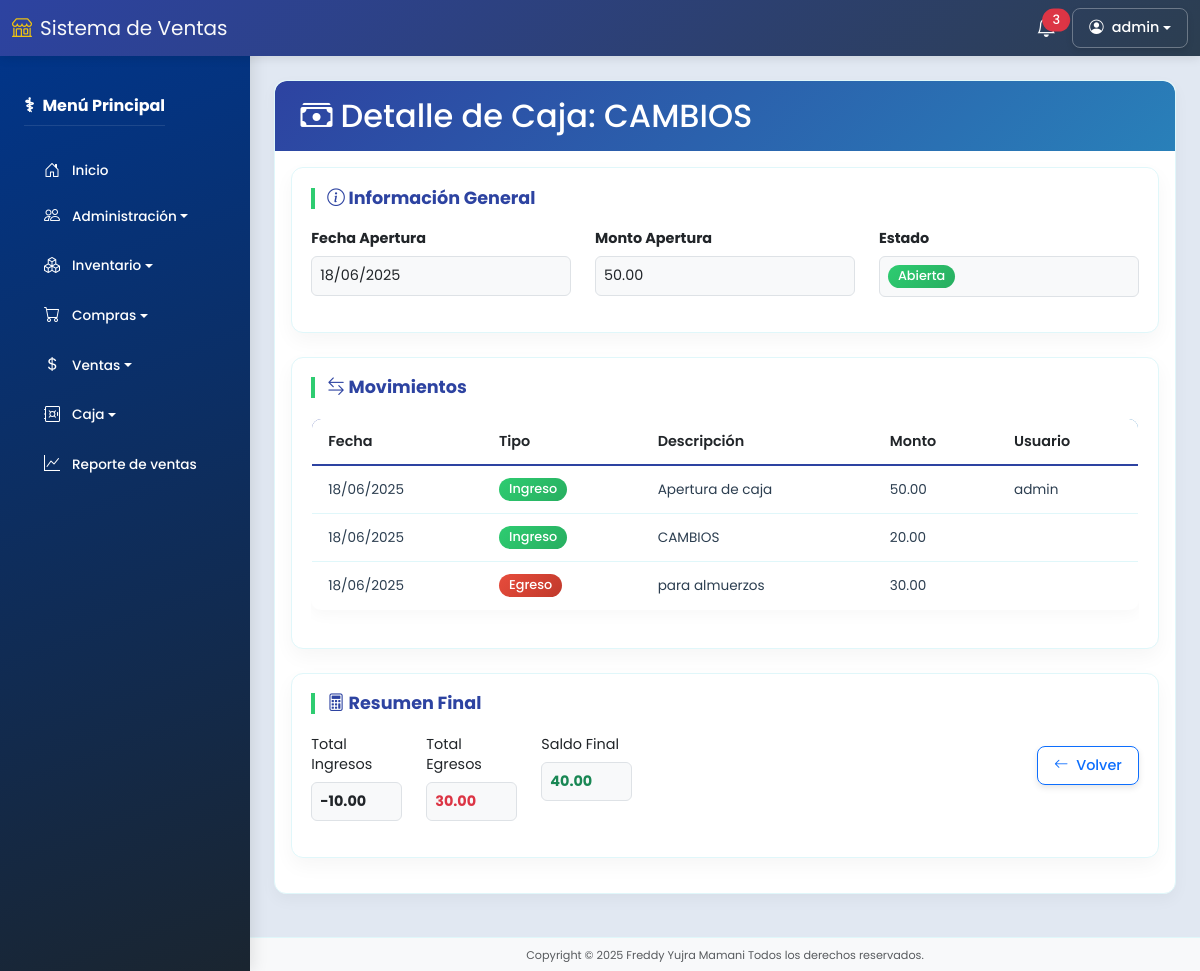
The page /cajas/1 (signed in) on the database as committed earlier.
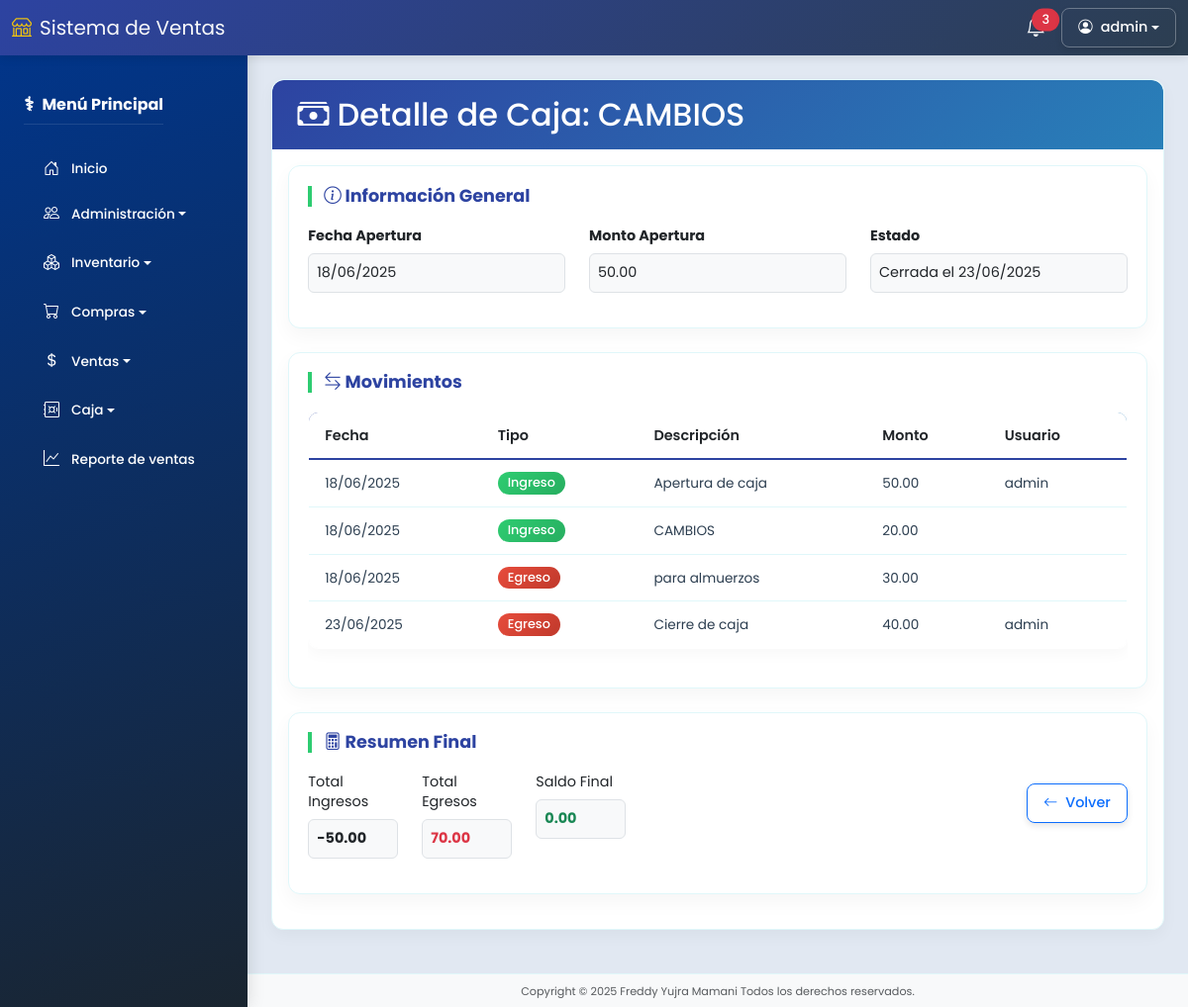
The same page on the database as committed later.
### models/movimiento_caja_model.py (models this page shows, shortened)
class MovimientoCaja(db.Model):
    __tablename__ = "cajas_movimientos"
    TIPOS = ['ingreso', 'egreso']
    id = db.Column(db.Integer, primary_key=True)
    caja_id = db.Column(db.Integer, db.ForeignKey('cajas.id'), nullable=False)
    usuario_id = db.Column(db.Integer, db.ForeignKey('usuarios.id'))
    tipo = db.Column(db.String(20), nullable=False)
    monto = db.Column(db.DECIMAL(10, 2), nullable=False)
    fecha = db.Column(db.Date, default=datetime.utcnow().date())
    descripcion = db.Column(db.String(255))
    created_at = db.Column(db.DateTime, default=datetime.utcnow)
    updated_at = db.Column(db.DateTime, default=datetime.utcnow, onupdate=datetime.utcnow)
    deleted_at = db.Column(db.DateTime)
    usuario = db.relationship('Usuario')
    @staticmethod
    def get_by_caja(caja_id):
        return MovimientoCaja.query.filter_by(caja_id=caja_id, deleted_at=None).all()

### models/usuario_model.py (models this page shows, shortened)
class Usuario(db.Model):
    __tablename__ = "usuarios"
    id = db.Column(db.Integer, primary_key=True)
    imagen = db.Column(db.String(255), nullable=True)
    nombres = db.Column(db.String(255), nullable=False)
    apellidos = db.Column(db.String(150), nullable=False)
    carnet = db.Column(db.String(15), nullable=False)
    nacimiento = db.Column(db.Date, nullable=False)
    telefono = db.Column(db.String(15), nullable=False)
    email = db.Column(db.String(255), nullable=False, unique=True)
    usuario = db.Column(db.String(150), nullable=False, unique=True)
    password = db.Column(db.String(255), nullable=False)
    remember_token = db.Column(db.String(100), nullable=True)
    created_at = db.Column(db.DateTime, default=datetime.utcnow)
    updated_at = db.Column(db.DateTime, default=datetime.utcnow, onupdate=datetime.utcnow)
    deleted_at = db.Column(db.DateTime, nullable=True)
    rol_id = db.Column(db.Integer, db.ForeignKey('roles.id'))
    rol = db.relationship('Rol', backref='usuarios')
    @property
    def is_authenticated(self):
        return True
    def is_admin(self):
        return self.rol and self.rol.name == 'Administrador'

### models/caja_model.py (models this page shows, shortened)
class Caja(db.Model):
    __tablename__ = "cajas"
    id = db.Column(db.Integer, primary_key=True)
    usuario_id = db.Column(db.Integer, db.ForeignKey('usuarios.id'), nullable=False)
    descripcion = db.Column(db.String(255), nullable=False)
    fecha_apertura = db.Column(db.Date, default=datetime.utcnow)
    fecha_cierre = db.Column(db.Date)
    monto_apertura = db.Column(db.DECIMAL(10, 2), default=0.0)
    monto_cierre = db.Column(db.DECIMAL(10, 2))
    created_at = db.Column(db.DateTime, default=datetime.utcnow)
    updated_at = db.Column(db.DateTime, default=datetime.utcnow, onupdate=datetime.utcnow)
    deleted_at = db.Column(db.DateTime)
    usuario = db.relationship('Usuario')
    movimientos = db.relationship('MovimientoCaja', backref='caja')
    @staticmethod
    def get_by_id(id):
        return Caja.query.get(id)
    def calcular_total(self):
        total = 0.0
        for movimiento in self.movimientos:
            monto = float(movimiento.monto or 0)
            if movimiento.tipo == 'ingreso':
                total += monto
            elif movimiento.tipo == 'egreso':
                total -= monto
        return total
    def calcular_ganancia(self):
        return self.calcular_total() - float(self.monto_apertura or 0)

### controllers/caja_controller.py (the view)
@caja_bp.route('/<int:id>')
@permission_required('ver_cajas')
def detail(id):
    caja = Caja.get_by_id(id)
    if not caja:
        flash('Caja no encontrada', 'danger')
        return redirect(url_for('caja.index'))
    movimientos = MovimientoCaja.get_by_caja(id)
    total_ingresos = MovimientoCaja.query.with_entities(
        func.coalesce(func.sum(MovimientoCaja.monto), 0.0)
    ).filter_by(
        caja_id=id,
        tipo='ingreso'
    ).scalar()
    total_egresos = MovimientoCaja.query.with_entities(
        func.coalesce(func.sum(MovimientoCaja.monto), 0.0)
    ).filter_by(
        caja_id=id,
        tipo='egreso'
    ).scalar()
    return render_template(
        'cajas/detail.html',
        caja=caja,
        movimientos=movimientos,
        total_ingresos=total_ingresos,
        total_egresos=total_egresos
    )

### run.py (called while the page is built)
@login_manager.user_loader
def load_user(user_id):
    return Usuario.query.get(int(user_id))

@app.context_processor
def inject_active_path():
    def is_active(path):
        return 'active' if request.path.startswith(path) else ''
    return dict(is_active=is_active)

### templates/cajas/detail.html (shortened to what this page needs)
{% extends "base.html" %}
{% block content %}
<div class="card">
  <div class="card-header-unified">
    <h2 class="mb-0"><i class="bi bi-cash-stack me-2"></i>Detalle de Caja: {{ caja.descripcion }}</h2>
  </div>
  <div class="card-body">
    <div class="content-card mb-4">
      <h5 class="medical-title"><i class="bi bi-info-circle"></i> Información General</h5>
      <div class="row">
        <div class="col-md-4 mb-3">
          <label class="form-label fw-bold">Fecha Apertura</label>
          <div class="form-control-plaintext border rounded p-2 bg-light">
            {{ caja.fecha_apertura.strftime('%d/%m/%Y') }}
          </div>
        </div>
        <div class="col-md-4 mb-3">
          <label class="form-label fw-bold">Monto Apertura</label>
          <div class="form-control-plaintext border rounded p-2 bg-light">
            {{ "{:,.2f}".format(caja.monto_apertura) }}
          </div>
        </div>
        <div class="col-md-4 mb-3">
          <label class="form-label fw-bold">Estado</label>
          <div class="form-control-plaintext border rounded p-2 bg-light">
            {% if caja.fecha_cierre %}
              Cerrada el {{ caja.fecha_cierre.strftime('%d/%m/%Y') }}
            {% else %}
              <span class="badge badge-success">Abierta</span>
            {% endif %}
          </div>
        </div>
      </div>
    </div>
    <div class="content-card mb-4">
      <h5 class="medical-title"><i class="bi bi-arrow-left-right"></i> Movimientos</h5>
      <div class="table-responsive">
        <table class="table table-unified">
          <thead>
            <tr>
              <th>Fecha</th>
              <th>Tipo</th>
              <th>Descripción</th>
              <th>Monto</th>
              <th>Usuario</th>
            </tr>
          </thead>
          <tbody>
            {% for movimiento in movimientos %}
            <tr class="medical-transition">
              <td>{{ movimiento.fecha.strftime('%d/%m/%Y') }}</td>
              <td>
                {% if movimiento.tipo == 'ingreso' %}
                <span class="badge badge-success">Ingreso</span>
                {% else %}
                <span class="badge badge-danger">Egreso</span>
                {% endif %}
              </td>
              <td>{{ movimiento.descripcion }}</td>
              <td>{{ "{:,.2f}".format(movimiento.monto) }}</td>
              <td>{{ movimiento.usuario.nombres }}</td>
            </tr>
            {% else %}
            <tr>
              <td colspan="5" class="text-center">No hay movimientos registrados</td>
            </tr>
            {% endfor %}
          </tbody>
        </table>
      </div>
    </div>
    <div class="content-card">
      <div class="d-flex justify-content-between align-items-center">
        <div>
          <h5 class="medical-title"><i class="bi bi-calculator"></i> Resumen Final</h5>
          <div class="row">
            <div class="col-md-4 mb-3">
              <label class="form-label">Total Ingresos</label>
              <div class="form-control-plaintext border rounded p-2 bg-light fw-bold">
                {{ "{:,.2f}".format(caja.calcular_ganancia()) }}
              </div>
            </div>
            <div class="col-md-4 mb-3">
              <label class="form-label">Total Egresos</label>
              <div class="form-control-plaintext border rounded p-2 bg-light fw-bold text-danger">
                {{ "{:,.2f}".format(total_egresos) }}
              </div>
            </div>
            <div class="col-md-4 mb-3">
              <label class="form-label">Saldo Final</label>
              <div class="form-control-plaintext border rounded p-2 bg-light fw-bold text-success">
                {{ "{:,.2f}".format(caja.calcular_total()) }}
              </div>
            </div>
          </div>
        </div>
        <div>
          <a href="{{ url_for('caja.index') }}" class="btn btn-outline-primary">
            <i class="bi bi-arrow-left me-1"></i> Volver
          </a>
        </div>
      </div>
    </div>
  </div>
</div>
{% endblock %}

Rows that differ between the two databases and show on the page:
changed Caja "CAMBIOS": fecha_cierre (not shown) → "23/06/2025"
computed for MovimientoCaja "Apertura de caja": calcular_ganancia "-10.00" → "-50.00"; calcular_total "40.00" → "0.00"
added MovimientoCaja: fecha "23/06/2025", shows "Egreso", descripcion "Cierre de caja", monto "40.00", usuario.nombres "admin"
Other text that changed with them:
{{ "{:,.2f}".format(total_egresos) }}: "30.00" → "70.00"
text no longer shown: "Abierta"
text now shown: "Cerrada el"
